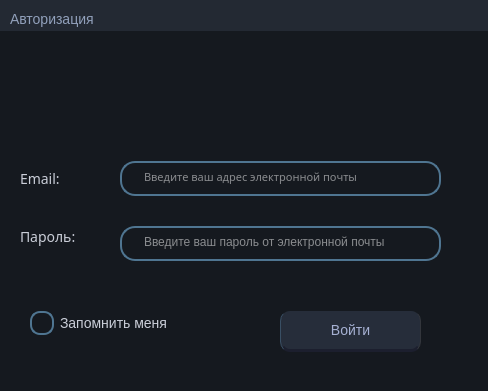
<?xml version="1.0" encoding="UTF-8"?>
<ui version="4.0">
 <class>Form</class>
 <widget class="QWidget" name="Form">
  <property name="geometry">
   <rect>
    <x>0</x>
    <y>0</y>
    <width>488</width>
    <height>391</height>
   </rect>
  </property>
  <property name="windowTitle">
   <string>Form</string>
  </property>
  <property name="windowOpacity">
   <double>0.800000000000000</double>
  </property>
  <property name="styleSheet">
   <string notr="true">background-color: rgb(21, 25, 31);
font: &quot;Copperplate Gothic Light&quot;;</string>
  </property>
  <widget class="QWidget" name="Window" native="true">
   <property name="geometry">
    <rect>
     <x>0</x>
     <y>20</y>
     <width>491</width>
     <height>351</height>
    </rect>
   </property>
   <property name="font">
    <font>
     <family>Copperplate Gothic Light</family>
     <pointsize>8</pointsize>
     <italic>false</italic>
     <bold>false</bold>
    </font>
   </property>
   <layout class="QVBoxLayout" name="verticalLayout_3">
    <item>
     <widget class="QWidget" name="Image_2" native="true">
      <layout class="QHBoxLayout" name="horizontalLayout_5">
       <property name="leftMargin">
        <number>0</number>
       </property>
       <property name="topMargin">
        <number>0</number>
       </property>
       <property name="rightMargin">
        <number>0</number>
       </property>
       <property name="bottomMargin">
        <number>0</number>
       </property>
       <item>
        <layout class="QHBoxLayout" name="horizontalLayout_6">
         <item>
          <widget class="QWidget" name="widget_5" native="true"/>
         </item>
         <item>
          <widget class="QLabel" name="label_4">
           <property name="maximumSize">
            <size>
             <width>61</width>
             <height>61</height>
            </size>
           </property>
           <property name="text">
            <string/>
           </property>
           <property name="pixmap">
            <pixmap resource="auto_res.qrc">:/Pngs/Assets/ICLight/user.png</pixmap>
           </property>
           <property name="scaledContents">
            <bool>true</bool>
           </property>
           <property name="wordWrap">
            <bool>false</bool>
           </property>
          </widget>
         </item>
         <item>
          <widget class="QWidget" name="widget_6" native="true"/>
         </item>
        </layout>
       </item>
      </layout>
     </widget>
    </item>
    <item>
     <widget class="QWidget" name="Logpass_2" native="true">
      <layout class="QHBoxLayout" name="horizontalLayout_7">
       <property name="leftMargin">
        <number>0</number>
       </property>
       <property name="topMargin">
        <number>0</number>
       </property>
       <property name="rightMargin">
        <number>0</number>
       </property>
       <property name="bottomMargin">
        <number>0</number>
       </property>
       <item>
        <layout class="QVBoxLayout" name="verticalLayout_4">
         <item>
          <widget class="QWidget" name="widget_7" native="true">
           <property name="styleSheet">
            <string notr="true"/>
           </property>
           <widget class="QLineEdit" name="emailLine">
            <property name="geometry">
             <rect>
              <x>120</x>
              <y>10</y>
              <width>321</width>
              <height>35</height>
             </rect>
            </property>
            <property name="font">
             <font>
              <family>Copperplate Gothic Light</family>
              <pointsize>8</pointsize>
              <italic>false</italic>
              <bold>false</bold>
             </font>
            </property>
            <property name="styleSheet">
             <string notr="true">QLineEdit{
border: 2px solid rgb(79, 117, 145) ;
color: #FFF;
border-radius: 15px;
padding-left: 20px;
padding-right: 20px;
padding-bottom: 4px;
}</string>
            </property>
            <property name="placeholderText">
             <string>Введите ваш адрес электронной почты</string>
            </property>
           </widget>
           <widget class="QLabel" name="label_5">
            <property name="geometry">
             <rect>
              <x>20</x>
              <y>20</y>
              <width>46</width>
              <height>15</height>
             </rect>
            </property>
            <property name="font">
             <font>
              <family>Copperplate Gothic Light</family>
              <pointsize>-1</pointsize>
              <italic>false</italic>
              <bold>false</bold>
             </font>
            </property>
            <property name="styleSheet">
             <string notr="true">color: rgb(202, 206, 216);
font-size: 14px;</string>
            </property>
            <property name="text">
             <string>Email:</string>
            </property>
           </widget>
          </widget>
         </item>
         <item>
          <widget class="QWidget" name="widget_8" native="true">
           <property name="styleSheet">
            <string notr="true"/>
           </property>
           <widget class="QLabel" name="label_6">
            <property name="geometry">
             <rect>
              <x>20</x>
              <y>10</y>
              <width>55</width>
              <height>21</height>
             </rect>
            </property>
            <property name="font">
             <font>
              <family>Copperplate Gothic Light</family>
              <pointsize>-1</pointsize>
              <italic>false</italic>
              <bold>false</bold>
             </font>
            </property>
            <property name="styleSheet">
             <string notr="true">color: rgb(202, 206, 216);
font-size: 14px;</string>
            </property>
            <property name="text">
             <string>Пароль:</string>
            </property>
            <property name="margin">
             <number>2</number>
            </property>
           </widget>
           <widget class="QLineEdit" name="passwordLine">
            <property name="geometry">
             <rect>
              <x>120</x>
              <y>10</y>
              <width>321</width>
              <height>35</height>
             </rect>
            </property>
            <property name="styleSheet">
             <string notr="true">QLineEdit{
border: 2px solid rgb(79, 117, 145) ;
color: #FFF;
border-radius: 15px;
padding-left: 20px;
padding-right: 20px;
padding-bottom: 4px;
}</string>
            </property>
            <property name="placeholderText">
             <string>Введите ваш пароль от электронной почты</string>
            </property>
           </widget>
          </widget>
         </item>
        </layout>
       </item>
      </layout>
     </widget>
    </item>
    <item>
     <widget class="QWidget" name="Remember_2" native="true">
      <property name="maximumSize">
       <size>
        <width>451</width>
        <height>90</height>
       </size>
      </property>
      <widget class="QCheckBox" name="rememverMeChecker">
       <property name="geometry">
        <rect>
         <x>30</x>
         <y>30</y>
         <width>151</width>
         <height>24</height>
        </rect>
       </property>
       <property name="styleSheet">
        <string notr="true">QCheckBox{
color: rgb(202, 206, 216);
font-size: 14px;
font: &quot;Copperplate Gothic Light&quot;;
}

QCheckBox::indicator
{
border : 2px solid rgb(79, 117, 145);
width : 20px;
height : 20px;
border-radius : 10px;
}


QCheckBox::hover {
	color: #9ebad6
}


QCheckBox::hover::checked {
	border: solid #232933;
}
/*
QCheckBox:hover::unchecked {
	border: solid rgb(79, 117, 145);
}


QCheckBox:indicator: {
	border: 4px
}

QCheckBox:indicator:unchecked:hover {
	color:#576e84
}
*/

QCheckBox::indicator::checked
{
	image: url(:/Pngs/Assets/ICLight/check.png);
}
</string>
       </property>
       <property name="text">
        <string>Запомнить меня</string>
       </property>
      </widget>
      <widget class="QPushButton" name="AuthLoginButton">
       <property name="geometry">
        <rect>
         <x>280</x>
         <y>30</y>
         <width>141</width>
         <height>41</height>
        </rect>
       </property>
       <property name="styleSheet">
        <string notr="true">QPushButton {
	color: rgb(166, 177, 211);
	background-color: rgb(38, 45, 58);
	border-left: 1px solid rgb(57, 79, 100);
	border-right: 1px solid rgb(51, 54, 60);	
	border-bottom: 3px solid rgb(28, 31, 46);

	font-size: 14px;
	font: &quot;Copperplate Gothic Light&quot;;

	border-radius: 10px
}
QPushButton::hover {
	background-color: rgb(25, 45, 64);
	border-left: 2px solid rgb(37, 46, 53);
	border-right: 2px solid rgb(31, 34, 40);	
	border-bottom: 3px solid rgb(18, 21, 26);
}

QPushButton::pressed {
	background-color: rgb(20, 25, 34);
	border-left: 2px solid rgb(5, 26, 33);
	border-right: 2px solid rgb(5, 24, 30);	
	border-bottom: 3px solid rgb(5, 21, 26);
}</string>
       </property>
       <property name="text">
        <string>Войти</string>
       </property>
       <property name="icon">
        <iconset resource="auto_res.qrc">
         <normaloff>:/Pngs/Assets/ICLight/corner-down-right.png</normaloff>:/Pngs/Assets/ICLight/corner-down-right.png</iconset>
       </property>
      </widget>
      <widget class="QLabel" name="authErrorLaber">
       <property name="geometry">
        <rect>
         <x>34</x>
         <y>0</y>
         <width>401</width>
         <height>21</height>
        </rect>
       </property>
       <property name="font">
        <font>
         <family>Copperplate Gothic Light</family>
         <pointsize>-1</pointsize>
         <italic>false</italic>
         <bold>false</bold>
        </font>
       </property>
       <property name="styleSheet">
        <string notr="true">color: rgb(250, 100, 100);
font-size: 14px;</string>
       </property>
       <property name="text">
        <string/>
       </property>
       <property name="alignment">
        <set>Qt::AlignCenter</set>
       </property>
       <property name="margin">
        <number>2</number>
       </property>
      </widget>
     </widget>
    </item>
   </layout>
  </widget>
  <widget class="QWidget" name="widget_2" native="true">
   <property name="geometry">
    <rect>
     <x>0</x>
     <y>0</y>
     <width>501</width>
     <height>31</height>
    </rect>
   </property>
   <property name="styleSheet">
    <string notr="true">background-color: rgb(35, 41, 51);</string>
   </property>
   <widget class="QWidget" name="widget_9" native="true">
    <property name="geometry">
     <rect>
      <x>390</x>
      <y>-10</y>
      <width>101</width>
      <height>51</height>
     </rect>
    </property>
    <property name="styleSheet">
     <string notr="true">QPushButton {
	border: 2px solid transparent;
}
QPushButton::pressed {
	background-color: rgb(20, 25, 34);
}</string>
    </property>
    <layout class="QHBoxLayout" name="horizontalLayout_2">
     <item>
      <widget class="QPushButton" name="authCollapseButton">
       <property name="text">
        <string/>
       </property>
       <property name="icon">
        <iconset resource="auto_res.qrc">
         <normaloff>:/Pngs/Assets/ICLight/minus.png</normaloff>:/Pngs/Assets/ICLight/minus.png</iconset>
       </property>
       <property name="iconSize">
        <size>
         <width>22</width>
         <height>22</height>
        </size>
       </property>
      </widget>
     </item>
     <item>
      <widget class="QPushButton" name="authCloseButton">
       <property name="text">
        <string/>
       </property>
       <property name="icon">
        <iconset resource="auto_res.qrc">
         <normaloff>:/Pngs/Assets/ICLight/x.png</normaloff>:/Pngs/Assets/ICLight/x.png</iconset>
       </property>
       <property name="iconSize">
        <size>
         <width>22</width>
         <height>22</height>
        </size>
       </property>
      </widget>
     </item>
    </layout>
    <zorder>authCloseButton</zorder>
    <zorder>authCollapseButton</zorder>
   </widget>
   <widget class="QLabel" name="label_2">
    <property name="geometry">
     <rect>
      <x>10</x>
      <y>10</y>
      <width>131</width>
      <height>18</height>
     </rect>
    </property>
    <property name="styleSheet">
     <string notr="true">color: rgb(145, 160, 187);
font: &quot;Copperplate Gothic Light&quot;;
font-size: 14px;</string>
    </property>
    <property name="text">
     <string>Авторизация</string>
    </property>
   </widget>
   <zorder>label_2</zorder>
   <zorder>widget_9</zorder>
  </widget>
 </widget>
 <resources>
  <include location="auto_res.qrc"/>
 </resources>
 <connections/>
</ui>
